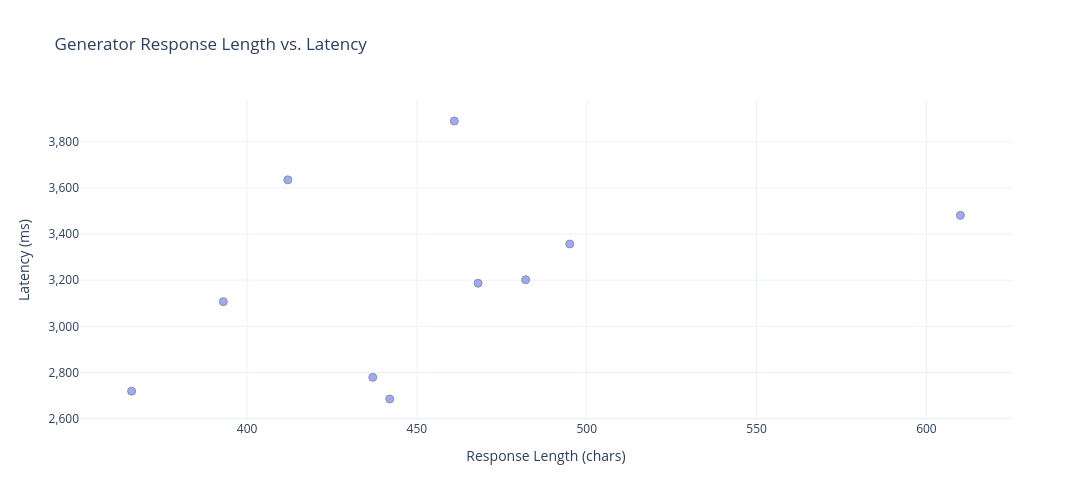

Write notebook code for a chart like this one.
### Markdown cell above
### ⏱️ Generator Response Length vs. Latency

This cell visualizes the relationship between the **length of responses generated by agents** and the **latency required to produce them**, helping uncover performance scaling trends.

#### 🧠 What this code does:

* Filters the dataset to include only generator agent entries.
* Calculates `response_length` by measuring the character length of each generated response.
* Uses Plotly Express to create a scatter plot with:

  * `response_length` on the x-axis
  * `latency_ms` on the y-axis
  * Hoverable metadata for `provider_id` and `file_log_id`
* Applies custom styling:

  * Semi-transparent blue markers with black outlines
  * Clean numeric formatting for large values
  * A white layout for visual clarity

#### 🔍 What you're observing:

* A **positive correlation** may indicate that longer generations take more time — typical for LLM-backed agents.
* **Flat horizontal clusters** may suggest consistent latency regardless of output size, possibly due to:

  * Cached responses
  * Task-level batching
* Outlier points at high latency + low length may indicate:

  * Backend retries
  * Tokenization overhead
  * Slow prompt formatting

This view is essential for understanding **generation efficiency**, **scaling performance**, and for identifying potential **bottlenecks in output synthesis**.

### Code cell
import plotly.express as px

df_response = df_agent_expanded.copy()
df_response = df_response[df_response["agent_type"] == "generator"]
df_response["response_length"] = df_response["response"].apply(lambda x: len(str(x)) if x else 0)

fig = px.scatter(
    df_response,
    x="response_length",
    y="latency_ms",
    title="Generator Response Length vs. Latency",
    labels={
        "response_length": "Response Length (chars)",
        "latency_ms": "Latency (ms)"
    },
    hover_data=["provider_id", "file_log_id"],
    template="plotly_white"
)

fig.update_traces(marker=dict(size=8, color="#636EFA", opacity=0.6, line=dict(width=1, color='DarkSlateGrey')))

fig.update_layout(
    width=1600,
    height=500,
    xaxis=dict(tickformat=","),
    yaxis=dict(tickformat=",")
)

fig.show()

### Figure 1 — Plotly figure (JSON) as saved in the notebook; plotly's stock layout.template omitted (floating-point values rounded to 4 significant figures)
{"data": [{"customdata": [[2, 1], [2, 2], [2, 3], [2, 4], [2, 5], [2, 6], [2, 7], [2, 8], [2, 9], [2, 10]], "hovertemplate": "Response Length (chars)=%{x}<br>Latency (ms)=%{y}<br>provider_id=%{customdata[0]}<br>file_log_id=%{customdata[1]}<extra></extra>", "legendgroup": "", "marker": {"color": "#636EFA", "line": {"color": "DarkSlateGrey", "width": 1}, "opacity": 0.6, "size": 8, "symbol": "circle"}, "mode": "markers", "name": "", "orientation": "v", "showlegend": false, "type": "scatter", "x": [393, 610, 482, 468, 412, 461, 442, 366, 437, 495], "xaxis": "x", "y": [3107, 3481, 3202, 3187, 3635, 3890, 2685, 2719, 2779, 3357], "yaxis": "y"}], "layout": {"height": 500, "legend": {"tracegroupgap": 0}, "title": {"text": "Generator Response Length vs. Latency"}, "width": 1600, "xaxis": {"anchor": "y", "domain": [0, 1], "tickformat": ",", "title": {"text": "Response Length (chars)"}}, "yaxis": {"anchor": "x", "domain": [0, 1], "tickformat": ",", "title": {"text": "Latency (ms)"}}}}
